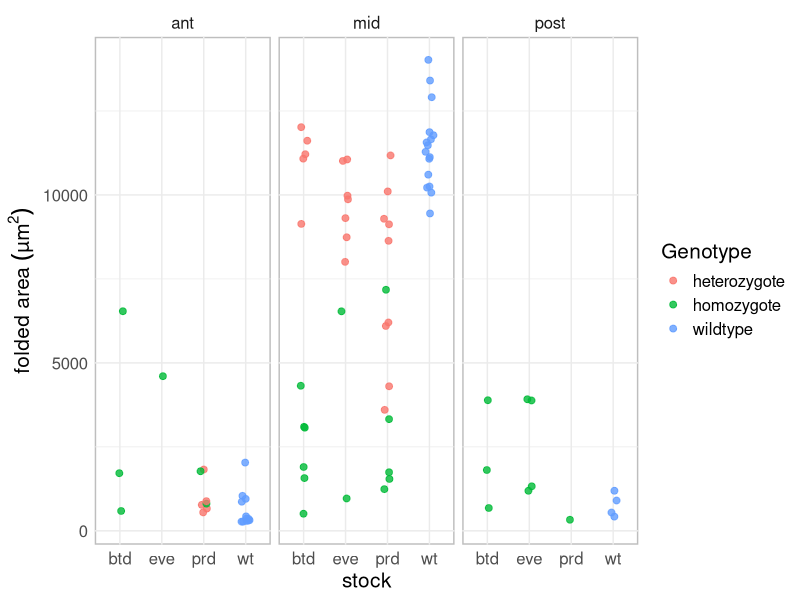
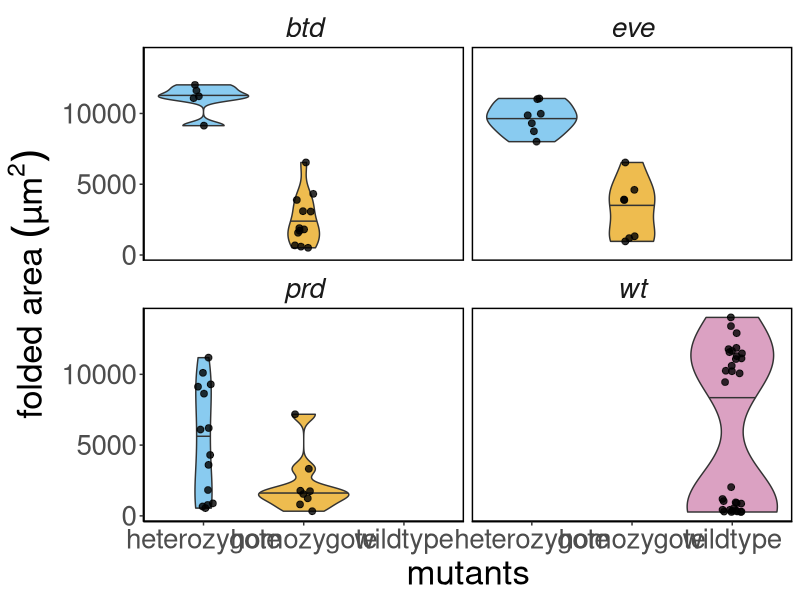
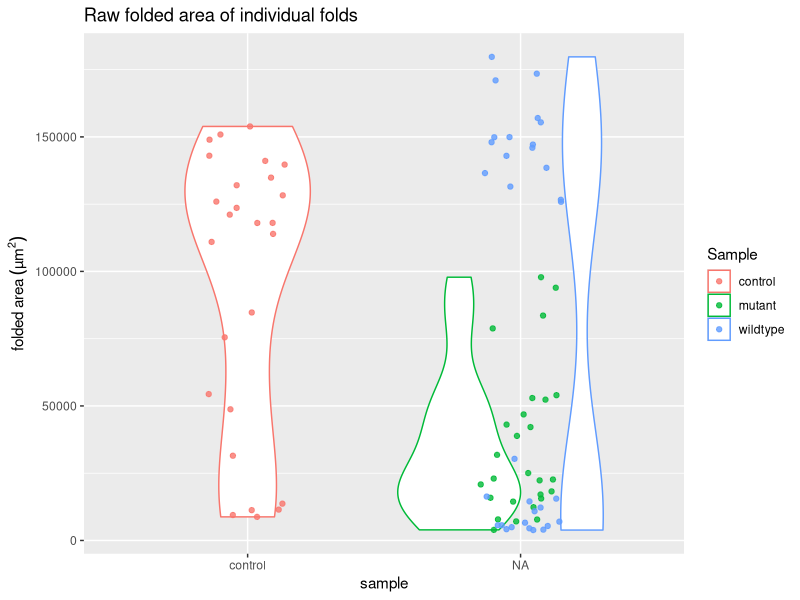
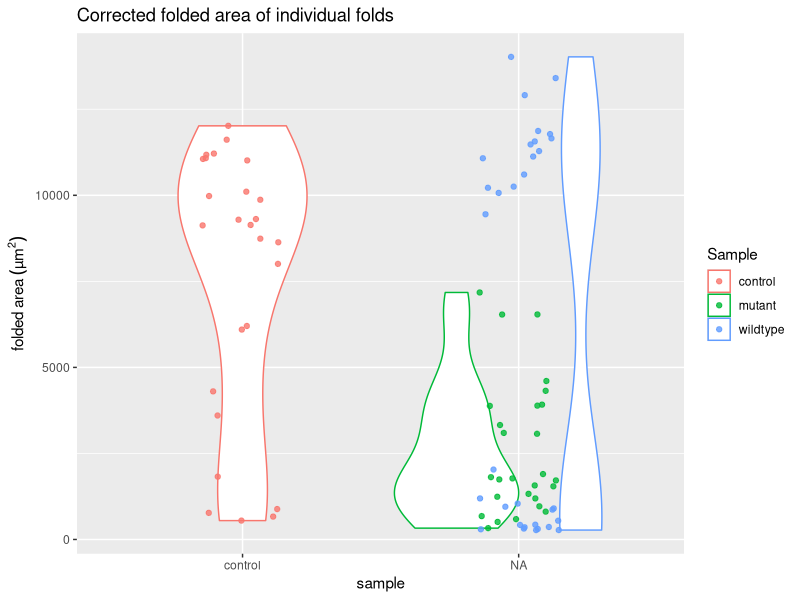
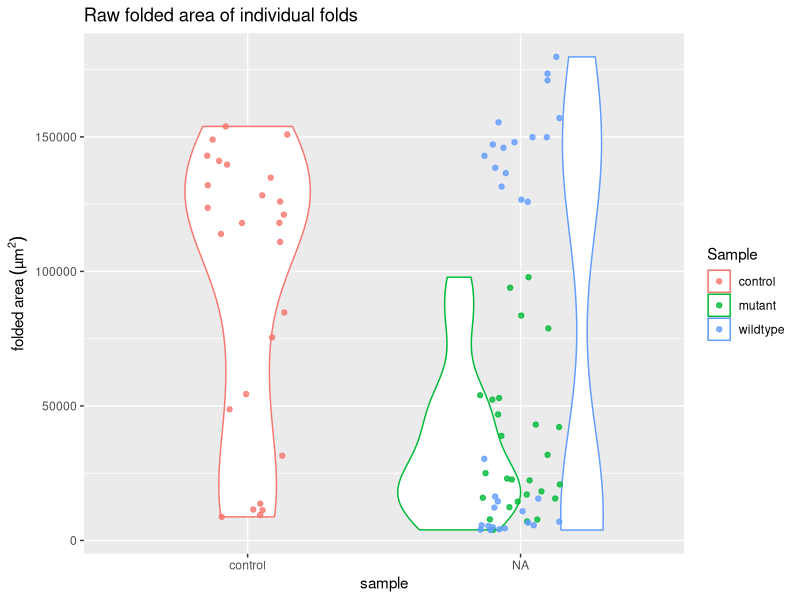
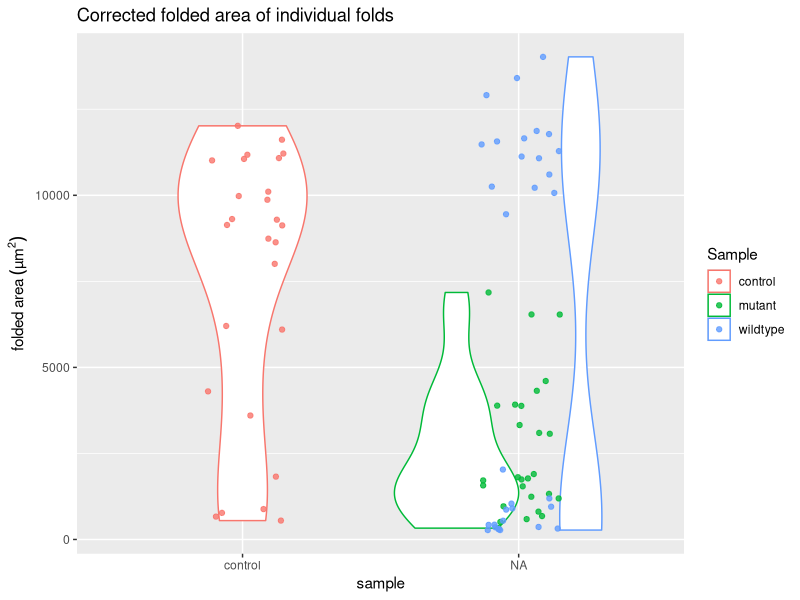

Generate these figures, in order, with R: (Note: this script raises an error after producing the figures.)
## ---- chunk 1
knitr::opts_chunk$set(echo = TRUE, tidy = TRUE, cache = FALSE)
knitr::opts_knit$set(root.dir = "~/Dropbox/Projects/Cephalic_furrow/7-Paper/1-analyses/folded-area")
# Load ggplot
library(ggplot2)
## ---- chunk 2
# Load raw ROI measurements from ImageJ
results <- read.delim("results.txt")

# Remove slice number from the labels
results$Label <- gsub(":1", "", results$Label)

# Split label at "_s" to get the embryo name. sapply gets all first elements of the split.
results$Embryo <- sapply(strsplit(results$Label, "_s"), "[", 1)

# Remove "_CARE" from embryo name
results$Embryo <- gsub("_CARE", "", results$Embryo)

# Add columns with sample information (needs manual update for new ROIs)
#results$Stock <- substring(results$Label, 1, 3)

# Load sample info and merge with results
samples <- read.delim("samples.csv", sep = ",")
results <- merge(results, samples, by = "Label", all.x = TRUE)

# Load corrected area measurements for cartographic projections
corrected <- read.delim("corrected_results.txt", sep = "")
colnames(corrected) <- c("Label", "AreaCorr")

# Merge corrected area to results
results <- merge(results, corrected, by = "Label", all.x = TRUE)

# Sum total folded area
area <- aggregate(results$Area, list(results$Embryo), sum)
colnames(area) <- c("Embryo", "Area")

# Sum total folded area corrected
areacorr <- aggregate(results$AreaCorr, list(results$Embryo), sum)
colnames(areacorr) <- c("Embryo", "AreaCorr")

# Count number of folds
nfold <- data.frame(table(results$Embryo))
colnames(nfold) <- c("Embryo", "Folds")

# Get sample information
embryos <- unique(results[, c("Embryo", "Stock", "Sample", "Genotype")])

# Merge datasets
total <- merge(area, areacorr, by = "Embryo", all.x = TRUE)
total <- merge(total, nfold, by = "Embryo", all.x = TRUE)
total <- merge(total, embryos, by = "Embryo", all.x = TRUE)

# Print btd embryos
sprintf("btd: embryos=%s (het=%s, hom=%s), folds=%s (het=%s, hom=%s)",
        length(embryos[embryos$Stock == "btd",]$Embryo), # total embryos
        length(embryos[embryos$Genotype == "heterozygote" & embryos$Stock == "btd",]$Embryo), # het embryos
        length(embryos[embryos$Genotype == "homozygote" & embryos$Stock == "btd",]$Embryo), # hom embryos
        
        length(results[results$Stock == "btd",]$Label), # total folds
        length(results[results$Genotype == "heterozygote" & results$Stock == "btd",]$Label), # het folds
        length(results[results$Genotype == "homozygote" & results$Stock == "btd",]$Label) # het folds
        )

# Print eve embryos
sprintf("eve: embryos=%s (het=%s, hom=%s), folds=%s (het=%s, hom=%s)",
        length(embryos[embryos$Stock == "eve",]$Embryo), # total embryos
        length(embryos[embryos$Genotype == "heterozygote" & embryos$Stock == "eve",]$Embryo), # het embryos
        length(embryos[embryos$Genotype == "homozygote" & embryos$Stock == "eve",]$Embryo), # hom embryos
        
        length(results[results$Stock == "eve",]$Label), # total folds
        length(results[results$Genotype == "heterozygote" & results$Stock == "eve",]$Label), # het folds
        length(results[results$Genotype == "homozygote" & results$Stock == "eve",]$Label) # het folds
        )

# Print prd embryos
sprintf("prd: embryos=%s (het=%s, hom=%s), folds=%s (het=%s, hom=%s)",
        length(embryos[embryos$Stock == "prd",]$Embryo), # total embryos
        length(embryos[embryos$Genotype == "heterozygote" & embryos$Stock == "prd",]$Embryo), # het embryos
        length(embryos[embryos$Genotype == "homozygote" & embryos$Stock == "prd",]$Embryo), # hom embryos
        
        length(results[results$Stock == "prd",]$Label), # total folds
        length(results[results$Genotype == "heterozygote" & results$Stock == "prd",]$Label), # het folds
        length(results[results$Genotype == "homozygote" & results$Stock == "prd",]$Label) # het folds
        )

# Print wt embryos
sprintf(" wt: embryos=%s, folds=%s",
        length(embryos[embryos$Stock == "wt",]$Embryo), # total embryos
        length(results[results$Stock == "wt",]$Label) # total folds
        )


## ---- chunk 3
# Corrected area of individual folds per position
ggplot(results, aes(Stock, AreaCorr, colour = Genotype)) +
  geom_jitter(alpha = 0.8, width = 0.1, size = 2) +
  labs(x = "stock", y = expression(paste("folded area ", (µm^2)))) +
  facet_wrap(~Position, strip.position = "top") +
  theme_minimal() +
  theme(text =  element_text(size = 15),
        panel.background = element_rect(colour = "gray", size=1)
  )

# Plot corrected area of individual folds
ggplot(results, aes(Genotype, AreaCorr, fill = Genotype)) +
  geom_violin(draw_quantiles = c("0.5"), show.legend = FALSE, alpha = 0.7) +
  geom_jitter(alpha = 0.8, width = 0.1, size = 2, show.legend = FALSE) +
  labs(x = "mutants", y = expression(paste("folded area ", (µm^2)))) +
  facet_wrap(~Stock, strip.position = "top") +
  scale_color_manual(values=c("#56b4e9", "#e69f03", "#cc79a7")) +
  scale_fill_manual(values=c("#56b4e9", "#e69f03", "#cc79a7")) +
  theme_classic() +
  theme(text =  element_text(size = 25),
        strip.background = element_blank(),
        strip.placement = "outside",
        strip.text.x = element_text(face = "italic"),
        panel.background = element_rect(colour = "black", size=1))


## ---- chunk 4
# Plot raw area of individual folds
ggplot(results, aes(factor(Sample, level = c("control", "btd", "eve", "prd")), Area, colour = Sample)) +
  geom_violin() + geom_jitter(alpha = 0.8, width = 0.15) +
  labs(title = "Raw folded area of individual folds", x = "sample", y = expression(paste("folded area ", (µm^2))))
ggsave("4-plots/area_raw_folds.png")

# Plot corrected area of individual folds
ggplot(results, aes(factor(Sample, level = c("control", "btd", "eve", "prd")), AreaCorr, colour = Sample)) +
  geom_violin() + geom_jitter(alpha = 0.8, width = 0.15) +
  labs(title = "Corrected folded area of individual folds", x = "sample", y = expression(paste("folded area ", (µm^2))))
ggsave("4-plots/area_corrected_folds.png")

# Plot corrected area of individual folds
ggplot(results, aes(Genotype, AreaCorr, fill = Genotype)) +
  geom_violin(draw_quantiles = c("0.5"), show.legend = FALSE, alpha = 0.7) +
  geom_jitter(alpha = 0.8, width = 0.1, size = 2, show.legend = FALSE) +
  labs(x = "mutants", y = expression(paste("folded area ", (µm^2)))) +
  facet_wrap(~Stock, strip.position = "top") +
  scale_color_manual(values=c("#56b4e9", "#e69f03")) +
  scale_fill_manual(values=c("#56b4e9", "#e69f03")) +
  theme_classic() +
  theme(text =  element_text(size = 25),
        strip.background = element_blank(),
        strip.placement = "outside",
        strip.text.x = element_text(face = "italic"),
        panel.background = element_rect(colour = "black", size=1))
ggsave("4-plots/area_corrected_folds_facet.png", width = 14, height = 5)
ggsave("4-plots/area_corrected_folds_facet.svg", width = 14, height = 5)

# Plot raw area of individual folds
ggplot(total, aes(factor(Sample, level = c("control", "btd", "eve", "prd")), Area, colour = Sample)) +
  geom_violin() + geom_jitter(alpha = 0.8, width = 0.15) +
  labs(title = "Raw folded area per embryo", x = "sample", y = expression(paste("folded area ", (µm^2))))
ggsave("4-plots/area_raw_embryos.png")

# Plot corrected area of individual folds
ggplot(total, aes(factor(Sample, level = c("control", "btd", "eve", "prd")), AreaCorr, colour = Sample)) +
  geom_violin() + geom_jitter(alpha = 0.8, width = 0.15) +
  labs(title = "Corrected folded area of individual folds", x = "sample", y = expression(paste("folded area ", (µm^2))))
ggsave("4-plots/area_corrected_embryos.png")

# Plot corrected area of individual folds
ggplot(total, aes(Genotype, AreaCorr, fill = Genotype)) +
  geom_violin(draw_quantiles = c("0.5"), show.legend = FALSE, alpha = 0.7) +
  geom_jitter(alpha = 0.8, width = 0.1, size = 2, show.legend = FALSE) +
  labs(x = "mutants", y = expression(paste("folded area ", (µm^2)))) +
  facet_wrap(~Stock, strip.position = "top") +
  scale_color_manual(values=c("#56b4e9", "#e69f03")) +
  scale_fill_manual(values=c("#56b4e9", "#e69f03")) +
  theme_classic() +
  theme(text =  element_text(size = 25),
        strip.background = element_blank(),
        strip.placement = "outside",
        strip.text.x = element_text(face = "italic"),
        panel.background = element_rect(colour = "black", size=1))
ggsave("4-plots/area_corrected_embryos_facet.png", width = 14, height = 5)
ggsave("4-plots/area_corrected_embryos_facet.svg", width = 14, height = 5)

# Plot correlation between raw area and number of folds
ggplot(total, aes(Folds, Area, colour = Sample)) + geom_point()
ggsave("4-plots/area_raw_by_nfolds.png")
# Plot correlation between corrected area and number of folds
ggplot(total, aes(Folds, AreaCorr, colour = Sample)) + geom_point()
ggsave("4-plots/area_corrected_by_nfolds.png")

## ---- chunk 5
# Subset results
results_btdeve <- results[results$Stock != "prd",]
total_btdeve <- total[total$Stock != "prd",]

# Plot raw area of individual folds
ggplot(results_btdeve, aes(factor(Sample, level = c("control", "btd", "eve")), Area, colour = Sample)) +
  geom_violin() + geom_jitter(alpha = 0.8, width = 0.15) +
  labs(title = "Raw folded area of individual folds", x = "sample", y = expression(paste("folded area ", (µm^2))))
ggsave("4-plots/btdeve_area_raw_folds.png")

# Plot corrected area of individual folds
ggplot(results_btdeve, aes(factor(Sample, level = c("control", "btd", "eve")), AreaCorr, colour = Sample)) +
  geom_violin() + geom_jitter(alpha = 0.8, width = 0.15) +
  labs(title = "Corrected folded area of individual folds", x = "sample", y = expression(paste("folded area ", (µm^2))))
ggsave("4-plots/btdeve_area_corrected_folds.png")

# Plot corrected area of individual folds
ggplot(results_btdeve, aes(Genotype, AreaCorr, fill = Genotype)) +
  geom_violin(draw_quantiles = c("0.5"), show.legend = FALSE, alpha = 0.7) +
  geom_jitter(alpha = 0.8, width = 0.1, size = 2, show.legend = FALSE) +
  labs(x = "mutants", y = expression(paste("folded area ", (µm^2*10^3)))) +
  facet_wrap(~Stock, strip.position = "top") +
  scale_color_manual(values=c("#56b4e9", "#e69f03")) +
  scale_fill_manual(values=c("#56b4e9", "#e69f03")) +
  scale_y_continuous(labels = function(x) x/1000) +
  theme_classic() +
  theme(text =  element_text(size = 30),
        strip.background = element_blank(),
        strip.placement = "outside",
        strip.text.x = element_text(face = "italic"),
        panel.background = element_rect(colour = "black", size=1))
ggsave("4-plots/btdeve_area_corrected_folds_facet.png", width = 12, height = 6)
ggsave("4-plots/btdeve_area_corrected_folds_facet.svg", width = 12, height = 6)

# Plot raw area of folding per embryo
ggplot(total_btdeve, aes(factor(Sample, level = c("control", "btd", "eve")), Area, colour = Sample)) +
  geom_violin() + geom_jitter(alpha = 0.8, width = 0.15) +
  labs(title = "Raw folded area per embryo", x = "sample", y = expression(paste("folded area ", (µm^2))))
ggsave("4-plots/btdeve_area_raw_embryos.png")

# Plot corrected area of folding per embryo
ggplot(total_btdeve, aes(factor(Sample, level = c("control", "btd", "eve")), AreaCorr, colour = Sample)) +
  geom_violin() + geom_jitter(alpha = 0.8, width = 0.15) +
  labs(title = "Corrected folded area of individual folds", x = "sample", y = expression(paste("folded area ", (µm^2))))
ggsave("4-plots/btdeve_area_corrected_embryos.png")

# Plot corrected area of folding per embryo
ggplot(total_btdeve, aes(Genotype, AreaCorr, fill = Genotype)) +
  geom_violin(draw_quantiles = c("0.5"), show.legend = FALSE, alpha = 0.7) +
  geom_jitter(alpha = 0.8, width = 0.1, size = 2, show.legend = FALSE) +
  labs(x = "mutants", y = expression(paste("folded area ", (µm^2*10^3)))) +
  facet_wrap(~Stock, strip.position = "top") +
  scale_color_manual(values=c("#56b4e9", "#e69f03")) +
  scale_fill_manual(values=c("#56b4e9", "#e69f03")) +
  scale_y_continuous(labels = function(x) x/1000) +
  theme_classic() +
  theme(text =  element_text(size = 30),
        strip.background = element_blank(),
        strip.placement = "outside",
        strip.text.x = element_text(face = "italic"),
        panel.background = element_rect(colour = "black", size=1))
ggsave("4-plots/btdeve_area_corrected_embryos_facet.png", width = 12, height = 6)
ggsave("4-plots/btdeve_area_corrected_embryos_facet.svg", width = 12, height = 6)

# Plot correlation between raw area and number of folds
ggplot(total_btdeve, aes(Folds, Area, colour = Sample)) + geom_point()
ggsave("4-plots/btdeve_area_raw_by_nfolds.png")

# Plot correlation between corrected area and number of folds
ggplot(total_btdeve, aes(Folds, AreaCorr, colour = Sample)) + geom_point()
ggsave("4-plots/btdeve_area_corrected_by_nfolds.png")
